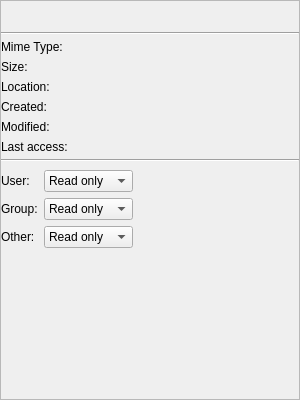
<?xml version="1.0" encoding="UTF-8"?>
<ui version="4.0">
 <class>FileInfoDialog</class>
 <widget class="QWidget" name="FileInfoDialog">
  <property name="geometry">
   <rect>
    <x>0</x>
    <y>0</y>
    <width>300</width>
    <height>400</height>
   </rect>
  </property>
  <property name="windowTitle">
   <string>Form</string>
  </property>
  <layout class="QVBoxLayout" name="verticalLayout">
   <property name="margin">
    <number>0</number>
   </property>
   <item>
    <widget class="QScrollArea" name="scrollArea">
     <property name="widgetResizable">
      <bool>true</bool>
     </property>
     <widget class="QWidget" name="scrollAreaWidgetContents">
      <property name="geometry">
       <rect>
        <x>0</x>
        <y>0</y>
        <width>298</width>
        <height>398</height>
       </rect>
      </property>
      <layout class="QVBoxLayout" name="verticalLayout_2">
       <property name="spacing">
        <number>5</number>
       </property>
       <property name="leftMargin">
        <number>0</number>
       </property>
       <property name="topMargin">
        <number>12</number>
       </property>
       <property name="rightMargin">
        <number>0</number>
       </property>
       <property name="bottomMargin">
        <number>12</number>
       </property>
       <item>
        <layout class="QHBoxLayout" name="horizontalLayout">
         <property name="leftMargin">
          <number>12</number>
         </property>
         <property name="rightMargin">
          <number>12</number>
         </property>
         <item>
          <widget class="QLabel" name="iconLabel">
           <property name="sizePolicy">
            <sizepolicy hsizetype="Fixed" vsizetype="Fixed">
             <horstretch>0</horstretch>
             <verstretch>0</verstretch>
            </sizepolicy>
           </property>
           <property name="text">
            <string/>
           </property>
          </widget>
         </item>
         <item>
          <widget class="QLabel" name="nameLabel">
           <property name="text">
            <string>&lt;name&gt;</string>
           </property>
          </widget>
         </item>
        </layout>
       </item>
       <item>
        <widget class="Line" name="line">
         <property name="orientation">
          <enum>Qt::Horizontal</enum>
         </property>
        </widget>
       </item>
       <item>
        <widget class="QWidget" name="widget" native="true">
         <layout class="QFormLayout" name="formLayout">
          <property name="fieldGrowthPolicy">
           <enum>QFormLayout::FieldsStayAtSizeHint</enum>
          </property>
          <property name="margin">
           <number>0</number>
          </property>
          <item row="0" column="0">
           <widget class="QLabel" name="label_3">
            <property name="text">
             <string>Mime Type:</string>
            </property>
           </widget>
          </item>
          <item row="0" column="1">
           <widget class="QLabel" name="mimeTypeLabel">
            <property name="text">
             <string>&lt;mime&gt;</string>
            </property>
           </widget>
          </item>
          <item row="1" column="0">
           <widget class="QLabel" name="label_2">
            <property name="text">
             <string>Size:</string>
            </property>
           </widget>
          </item>
          <item row="1" column="1">
           <widget class="QLabel" name="sizeLabel">
            <property name="text">
             <string>&lt;size&gt;</string>
            </property>
           </widget>
          </item>
          <item row="2" column="0">
           <widget class="QLabel" name="label_6">
            <property name="text">
             <string>Location:</string>
            </property>
           </widget>
          </item>
          <item row="2" column="1">
           <widget class="QLabel" name="locationLabel">
            <property name="text">
             <string>&lt;location&gt;</string>
            </property>
            <property name="wordWrap">
             <bool>true</bool>
            </property>
           </widget>
          </item>
          <item row="3" column="0">
           <widget class="QLabel" name="label_4">
            <property name="text">
             <string>Created:</string>
            </property>
           </widget>
          </item>
          <item row="3" column="1">
           <widget class="QLabel" name="createdLabel">
            <property name="text">
             <string>&lt;created&gt;</string>
            </property>
           </widget>
          </item>
          <item row="4" column="0">
           <widget class="QLabel" name="label_5">
            <property name="text">
             <string>Modified:</string>
            </property>
           </widget>
          </item>
          <item row="4" column="1">
           <widget class="QLabel" name="modifiedLabel">
            <property name="text">
             <string>&lt;modified&gt;</string>
            </property>
           </widget>
          </item>
          <item row="5" column="0">
           <widget class="QLabel" name="label_7">
            <property name="text">
             <string>Last access:</string>
            </property>
           </widget>
          </item>
          <item row="5" column="1">
           <widget class="QLabel" name="acceccedLabel">
            <property name="text">
             <string>&lt;accessed&gt;</string>
            </property>
           </widget>
          </item>
         </layout>
        </widget>
       </item>
       <item>
        <widget class="Line" name="line_2">
         <property name="orientation">
          <enum>Qt::Horizontal</enum>
         </property>
        </widget>
       </item>
       <item>
        <widget class="QWidget" name="widget_2" native="true">
         <layout class="QFormLayout" name="formLayout_2">
          <property name="fieldGrowthPolicy">
           <enum>QFormLayout::FieldsStayAtSizeHint</enum>
          </property>
          <property name="leftMargin">
           <number>0</number>
          </property>
          <property name="topMargin">
           <number>3</number>
          </property>
          <property name="rightMargin">
           <number>0</number>
          </property>
          <property name="bottomMargin">
           <number>3</number>
          </property>
          <item row="0" column="0">
           <widget class="QLabel" name="label">
            <property name="text">
             <string>User:</string>
            </property>
           </widget>
          </item>
          <item row="0" column="1">
           <widget class="QComboBox" name="userPermissionsComboBox">
            <item>
             <property name="text">
              <string>Read only</string>
             </property>
            </item>
            <item>
             <property name="text">
              <string>Read write</string>
             </property>
            </item>
           </widget>
          </item>
          <item row="1" column="0">
           <widget class="QLabel" name="label_8">
            <property name="text">
             <string>Group:</string>
            </property>
           </widget>
          </item>
          <item row="1" column="1">
           <widget class="QComboBox" name="groupPermissionsComboBox">
            <item>
             <property name="text">
              <string>Read only</string>
             </property>
            </item>
            <item>
             <property name="text">
              <string>Read write</string>
             </property>
            </item>
           </widget>
          </item>
          <item row="2" column="0">
           <widget class="QLabel" name="label_9">
            <property name="text">
             <string>Other:</string>
            </property>
           </widget>
          </item>
          <item row="2" column="1">
           <widget class="QComboBox" name="otherPermissionsComboBox">
            <item>
             <property name="text">
              <string>Read only</string>
             </property>
            </item>
            <item>
             <property name="text">
              <string>Read write</string>
             </property>
            </item>
           </widget>
          </item>
         </layout>
        </widget>
       </item>
       <item>
        <spacer name="verticalSpacer">
         <property name="orientation">
          <enum>Qt::Vertical</enum>
         </property>
         <property name="sizeHint" stdset="0">
          <size>
           <width>20</width>
           <height>40</height>
          </size>
         </property>
        </spacer>
       </item>
      </layout>
     </widget>
    </widget>
   </item>
  </layout>
 </widget>
 <resources/>
 <connections/>
</ui>
